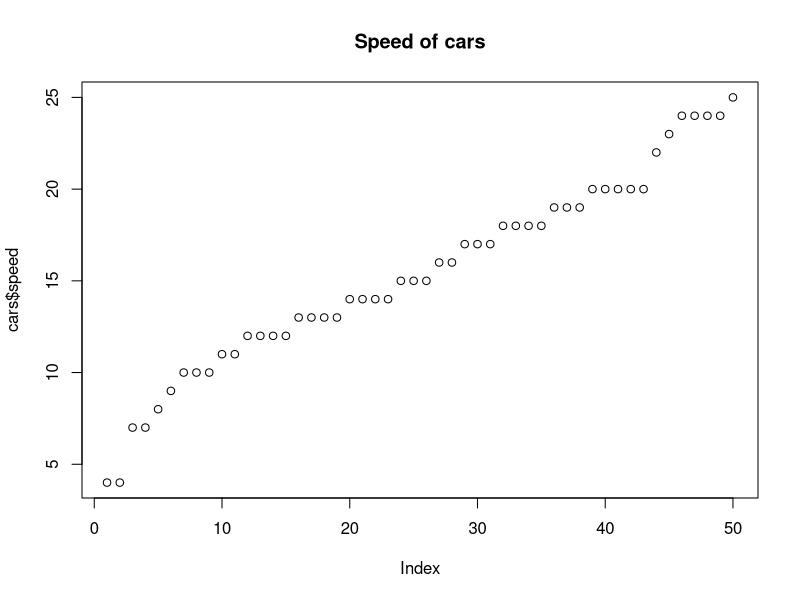
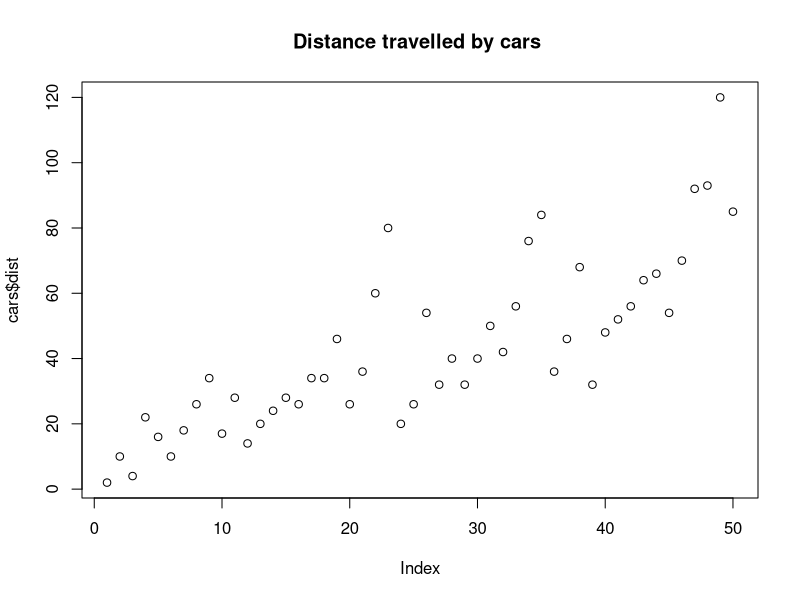

Source code (R) for these figures, in order:
## ---- chunk 1
knitr::opts_chunk$set(echo = TRUE,comment=NA)
## ---- chunk 2
library(tidyverse)
cars %>% 
mutate(dist_in_meters=dist*1000) %>% 
  view()
## ---- chunk 3
summary(cars)
plot(cars$speed)
title("Speed of cars")
plot(cars$dist)
title("Distance travelled by cars ")
